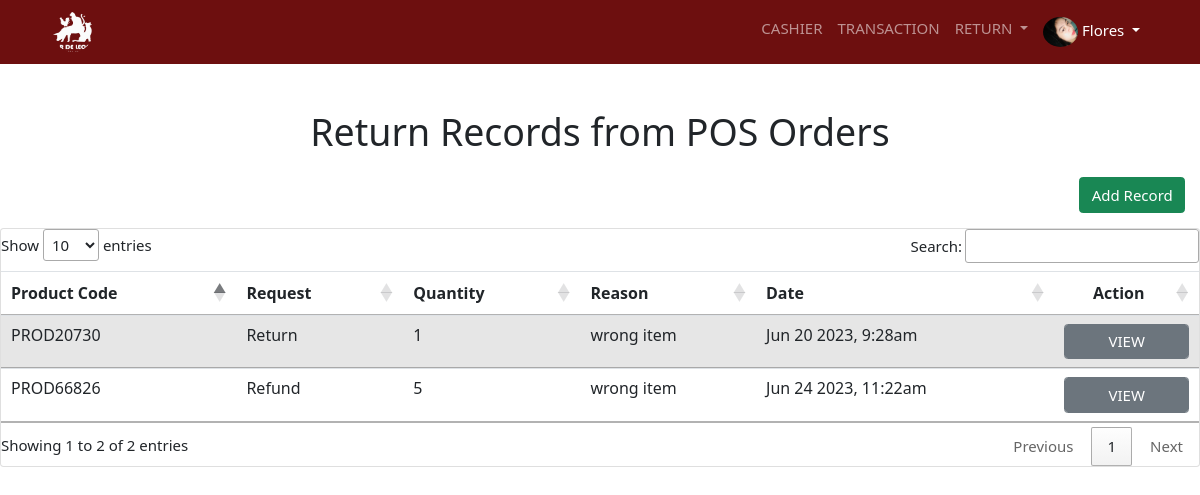
/POS/cashier/return_pos.php (signed in), run on the app's committed database.
### tables this page shows
CREATE TABLE `maintinance` (
  `system_id` int(11) NOT NULL,
  `system_name` varchar(255) NOT NULL,
  `system_banner` varchar(255) NOT NULL,
  `system_logo` varchar(255) NOT NULL,
  `system_content` varchar(255) NOT NULL,
  `system_address` varchar(255) NOT NULL,
  `system_contact` varchar(255) NOT NULL,
  `system_tax` float NOT NULL,
  `system_shipfee` double NOT NULL
);

CREATE TABLE `account` (
  `acc_id` int(11) NOT NULL,
  `acc_created` date NOT NULL,
  `acc_username` varchar(255) NOT NULL,
  `acc_password` varchar(255) NOT NULL,
  `acc_fname` varchar(255) NOT NULL,
  `acc_lname` varchar(255) NOT NULL,
  `acc_type` varchar(255) NOT NULL,
  `acc_status` int(11) NOT NULL,
  `acc_email` varchar(255) NOT NULL,
  `acc_contact` varchar(255) NOT NULL,
  `emp_image` varchar(255) NOT NULL,
  `emp_address` varchar(255) NOT NULL,
  `acc_lastEdit` datetime DEFAULT NULL,
  `Otp` varchar(6) NOT NULL
);

CREATE TABLE `returns_pos` (
  `ret_id` int(11) NOT NULL,
  `ret_date` timestamp NOT NULL DEFAULT current_timestamp() ON UPDATE current_timestamp(),
  `ret_datepurchase` datetime NOT NULL,
  `ret_transaction_code` varchar(8) NOT NULL,
  `ret_product_code` varchar(11) NOT NULL,
  `ret_qty` int(11) NOT NULL,
  `ret_request` varchar(255) NOT NULL,
  `ret_reason` varchar(255) NOT NULL,
  `ret_customer_name` varchar(255) NOT NULL,
  `ret_contact_number` varchar(255) NOT NULL,
  `ret_address` varchar(255) NOT NULL,
  `ret_status` int(11) NOT NULL
);

### POS/cashier/back_navbar.php (called while the page is built, shortened)
<?php
include ("connection.php");
$get_record = mysqli_query ($connections,"SELECT * FROM maintinance");
$row = mysqli_fetch_assoc($get_record);
$db_system_logo = $row ["system_logo"];
?>

### POS/cashier/return_pos.php (the view, shortened to what this page needs)
<?php
include "connection.php";
include("navigation.php");
include "back_return.php";
?>
<!DOCTYPE HTML>
<html lang="en">
<head>
<link href="assets/css/bootstrap.css" rel="stylesheet" type="text/css"/>
<link href="assets/css/ui.css" rel="stylesheet" type="text/css"/>
<link href="assets/fonts/fontawesome/css/fontawesome-all.min.css" type="text/css" rel="stylesheet">
<link rel="stylesheet" href="https://cdnjs.cloudflare.com/ajax/libs/font-awesome/6.1.1/css/all.min.css" />
    <link rel="stylesheet" href="https://cdn.jsdelivr.net/npm/bootstrap@5.1.3/dist/css/bootstrap.min.css">
	<link rel="stylesheet" href="https://cdnjs.cloudflare.com/ajax/libs/sweetalert/1.1.3/sweetalert.min.css" />
 <main class="main-container" style="z-index:2">
    <div class="fluid-container">
       <center> <h1>Return Records from POS Orders</h1></center>
        <div class="row">
            <div class="col-auto ms-auto m-3">
                <button class="btn btn-success addToggler" data-bs-toggle="modal" data-bs-target="#request">Add Record</button>
            </div>
        </div>
        <div class="table-responsive card">
            <table id="example" class="table table-striped" style="width:100%">
                <thead>
                    <tr>
                        <th>Product Code</th>
                        <th>Request</th>
                        <th>Quantity</th>
                        <th>Reason</th>
                        <th>Date</th>
                        <th class="text-center">Action</th>
                    </tr>
                </thead>
                <tbody>
                    <?php
                    $view_query = mysqli_query($connections, "SELECT * FROM returns_pos");
                    while ($row = mysqli_fetch_assoc($view_query)) {
                        $ret_id = $row["ret_id"];
                        $ret_date = $row["ret_date"];
                        $ret_datepurchase = $row["ret_datepurchase"];
                        $ret_transaction_code = $row["ret_transaction_code"];
                        $ret_product_code = $row["ret_product_code"];
                        $ret_qty = $row["ret_qty"];
                        $ret_request = $row["ret_request"];
                        $ret_reason = $row["ret_reason"];
                        $ret_customer_name = $row["ret_customer_name"];
                        $ret_contact_number = $row["ret_contact_number"];
                        $ret_address = $row["ret_address"];
                        $get_prod = mysqli_query ($connections,"SELECT * FROM product where prod_code='$ret_product_code' ");
                        $prodrow = mysqli_fetch_assoc($get_prod);
                        $get_prod_name = $prodrow["prod_name"];
                        $ret_date=date("M j Y, g:ia", strtotime($ret_date));
                        $ret_datepurchase=date("M j Y, g:ia", strtotime($ret_datepurchase));
                        ?>
                        <tr>
                            <td><?= $ret_product_code ?></td>
                            <td><?= $ret_request ?></td>
                            <td><?= $ret_qty ?></td>
                            <td><?= $ret_reason ?></td>
                            <td><?= $ret_date ?></td>
                            <td class="text-center">
                                <button class="form-control btn btn-secondary toglerView"
                                data-bs-toggle="modal" data-bs-target="#ModalViewReturn"
                                data-ret_id="<?= $ret_id ?>"
                                data-ret_date="<?= $ret_date ?>"
                                data-ret_datepurchase="<?= $ret_datepurchase ?>"
                                data-ret_transaction_code="<?= $ret_transaction_code ?>"
                                data-ret_product_code="<?= $ret_product_code ?>"
                                data-ret_qty="<?= $ret_qty ?>"
                                data-ret_request="<?= $ret_request ?>"
                                data-ret_reason="<?= $ret_reason ?>"
                                data-ret_customer_name="<?= $ret_customer_name ?>"
                                data-ret_contact_number="<?= $ret_contact_number ?>"
                                data-ret_address="<?= $ret_address ?>"
                                data-get_prod_name="<?= $get_prod_name ?>"
                                >VIEW</button>
                            </td>
                        </tr>
                    <?php } ?>
                </tbody>
            </table>
        </div>
    </div>
</main>

### POS/cashier/navigation.php (shortened to what this page needs)
<?php
include("back_navbar.php");
include("session.php");
$currentURL = $_SERVER['REQUEST_URI'];
?>
    <link rel="stylesheet" href="https://cdn.datatables.net/1.13.4/css/jquery.dataTables.min.css">
<link rel="stylesheet" href="https://cdnjs.cloudflare.com/ajax/libs/sweetalert/1.1.3/sweetalert.min.css" />
<link rel="stylesheet" href="https://cdnjs.cloudflare.com/ajax/libs/font-awesome/4.7.0/css/font-awesome.min.css">
<link href="https://cdn.jsdelivr.net/npm/bootstrap@5.3.0-alpha3/dist/css/bootstrap.min.css" rel="stylesheet">
<nav class="navbar navbar-expand-lg navbar-dark mb-5" style="background-color: #6D0F0F;">
  <div class="container">
    <a class="navbar-brand" href="index.php"><img src="../../upload_system/<?php echo $db_system_logo?>" class="img-fluid" alt="nothing" style="height: 40px; width: 40px; border-radius:50%;"></a>
    <div class="collapse navbar-collapse" id="navbarNav">
      <ul class="navbar-nav ms-auto">
        <li class="nav-item">
          <a class="nav-link <?php if (strpos($currentURL, 'index.php') !== false) echo 'active'; ?>" href="index.php">CASHIER</a>
        </li>
        <li class="nav-item">
          <a class="nav-link <?php if (strpos($currentURL, 'transaction.php') !== false) echo 'active'; ?>" href="transaction.php">TRANSACTION</a>
        </li>
        <li class="nav-item dropdown">
              <a class="nav-link dropdown-toggle <?php if (strpos($currentURL, 'return.php') !== false) echo 'active'; ?>" href="#" id="navbarDropdown" role="button" data-bs-toggle="dropdown" aria-expanded="false">
                RETURN
              </a>
            </li>
        <li class="nav-item dropdown">
          <a class="nav-link active dropdown-toggle" href="#" id="navbarDropdown" role="button" data-bs-toggle="dropdown" aria-haspopup="true" aria-expanded="false">
          <?php if($db_emp_image){ ?>
            <img src="../../upload_img/<?php echo $db_emp_image ?>" alt="" width="35" height="30" style='border-radius:50%;'> <?php echo ucfirst($db_acc_lname) ?>
          <?php }else{?>
            <img src="../../upload_system/empty.png" alt="" width="30" height="30"> <?php echo ucfirst($db_acc_lname) ?>
          <?php } ?>
          </a>
        </li>
      </ul>
    </div>
  </div>
</nav>

### POS/cashier/assets/css/ui.css (style rules this page uses)
html { font-size: 15px; }

### data on the page
maintinance: system_logo (picture)
account: emp_image (picture), acc_lname "Flores"
returns_pos: ret_product_code "PROD20730", ret_request "Return", ret_qty "1", ret_reason "wrong item", ret_date "Jun 20 2023, 9:28am"
returns_pos: ret_product_code "PROD66826", ret_request "Refund", ret_qty "5", ret_reason "wrong item", ret_date "Jun 24 2023, 11:22am"
